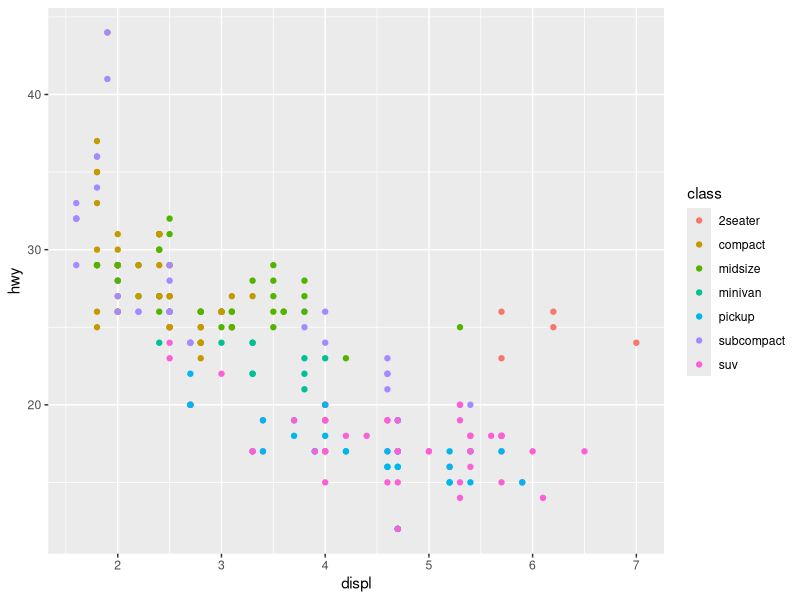
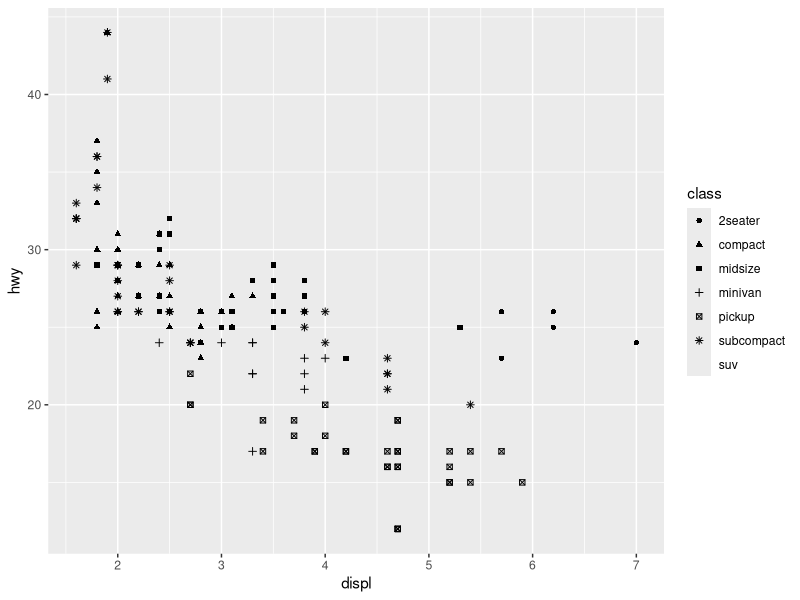
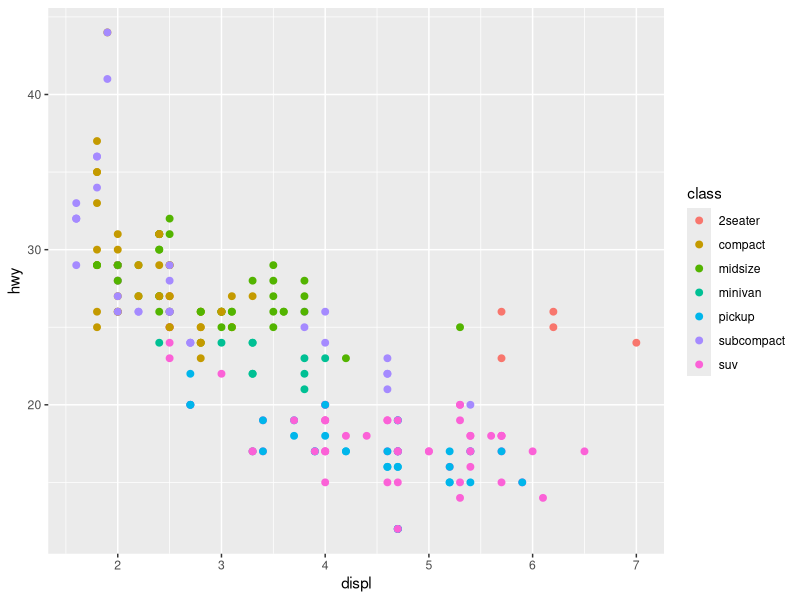
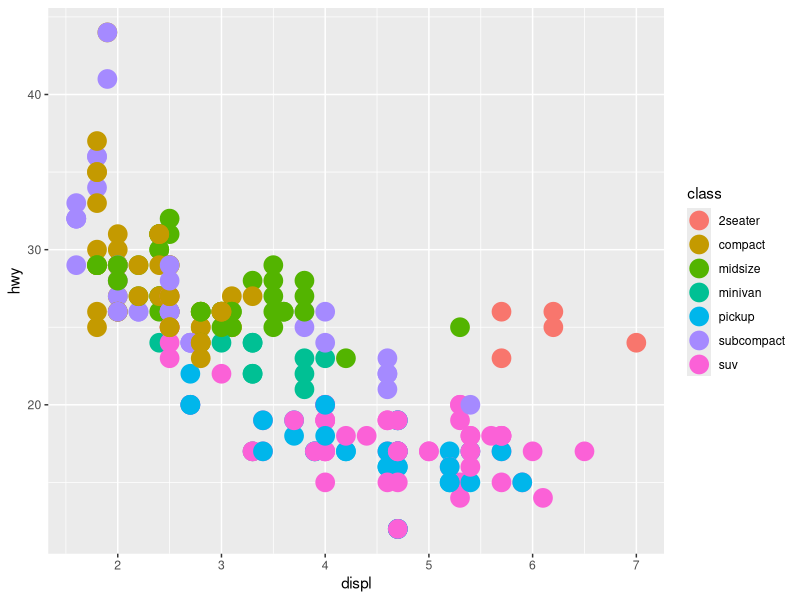
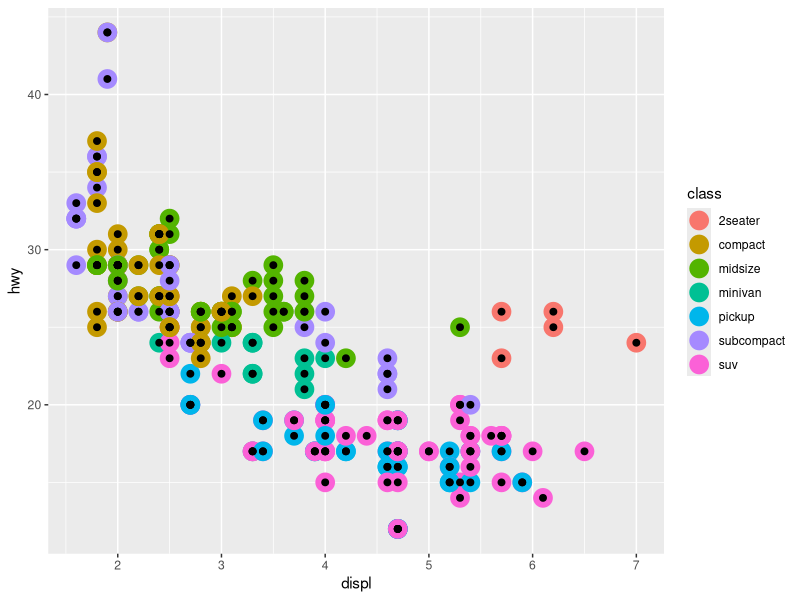
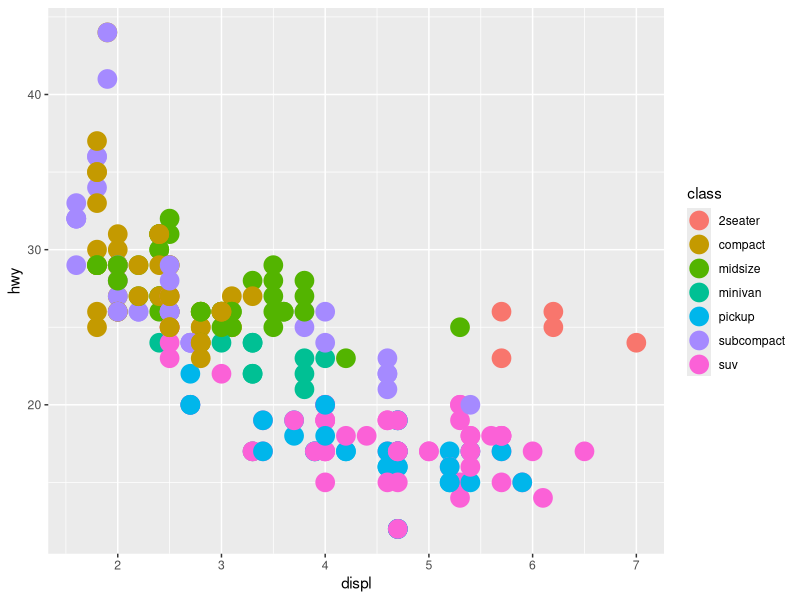
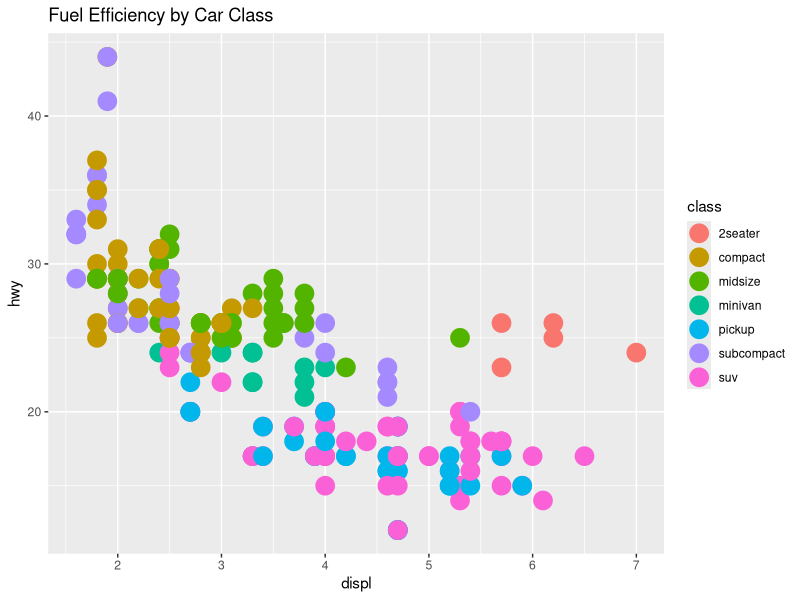
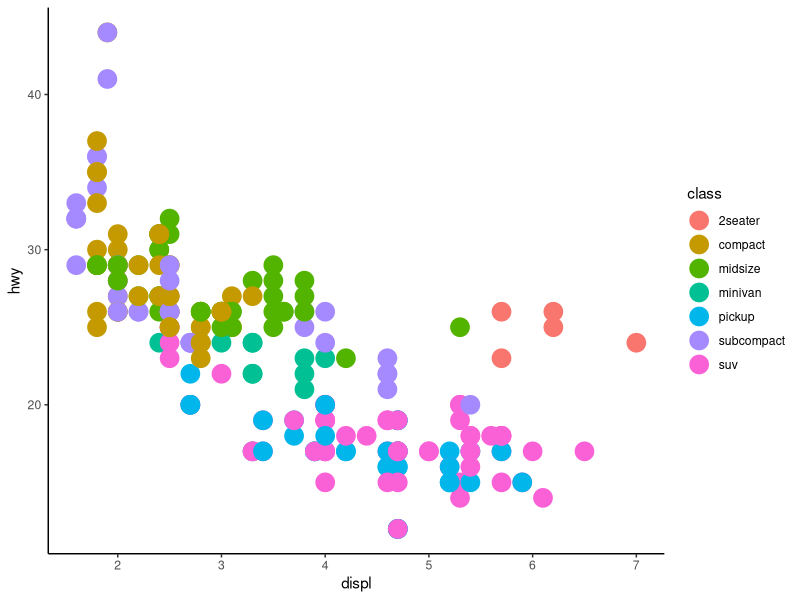

Here is the R script that generated these plots, in order:
## ---- chunk 1
library(tidyverse)                # for ggplot2 and mpg
library(patchwork)                # for combining plots
library(scales)                   # for axis formatting
## ---- chunk 2
?mpg
names(mpg)
## ---- chunk 3
# Mapping class to color works well
ggplot(mpg, aes(x = displ, y = hwy, color = class)) +
  geom_point()
## ---- chunk 4
# Mapping class to shape produces warnings
ggplot(mpg, aes(x = displ, y = hwy, shape = class)) +
  geom_point()
## ---- chunk 5
# Create a saved plot
p1 <- ggplot(mpg, aes(x = displ, y = hwy, color = class)) + 
  geom_point(size = 2)

p1  # p1
## ---- chunk 6

p2 = p1 + geom_point(size = 6)

p2
## ---- chunk 7
p3 = p2+ geom_point(size = 2, color = "black") # "Wait... now I see BOTH layers! Small points on top of the original size!"

p3
## ---- chunk 8
p1 <- ggplot(mpg, aes(x = displ, y = hwy, color = class)) +
  geom_point(size = 6)

p1
## ---- chunk 9
# Change the labels
p1 + labs(title = "Fuel Efficiency by Car Class")

# Change the theme  
p1 + theme_classic()
## ---- chunk 10
# Save plots to variables
p1 <- ggplot(mpg, aes(x = displ, y = hwy, color = class)) +
  geom_point()

p2 <- ggplot(mpg, aes(x = displ, y = hwy, shape = class)) +
  geom_point()

# Combine side-by-side with +
p1 + p2
## ---- chunk 11
# Stack plots vertically
p1 / p2
## ---- chunk 12
# class mapped to size
ggplot(mpg, aes(x = displ, y = hwy, size = class)) +
  geom_point() 
## ---- chunk 13
# class mapped to alpha
ggplot(mpg, aes(x = displ, y = hwy, alpha = class)) +
  geom_point() 
## ---- chunk 14
ggplot(mpg, aes(x = displ, y = hwy)) + 
  geom_point(color = "blue") 
## ---- chunk 15
# color varies by class (class is a column in mpg)
ggplot(mpg, aes(x = displ, y = hwy, color = class)) +
  geom_point()
## ---- chunk 16
# all points are pink
ggplot(mpg, aes(x = displ, y = hwy)) +
  geom_point(color = "pink", size = 3)
## ---- chunk 17
# ✅ This works!
ggplot(mpg, aes(x = displ, y = hwy)) +
  geom_point(color = "blue")
## ---- chunk 18
ggplot(mpg, aes(x = displ, y = hwy)) + geom_point()
## ---- chunk 19
# Scatterplot
ggplot(mpg, aes(x = displ, y = hwy)) +  
  geom_point() 
## ---- chunk 20
# Smooth line
ggplot(mpg, aes(x = displ, y = hwy)) + 
  geom_smooth()
## ---- chunk 21
# Shape doesn't work with geom_smooth - no legend appears
ggplot(mpg, aes(x = displ, y = hwy, shape = drv)) + 
  geom_smooth()
## ---- chunk 22
# Linetype DOES work with geom_smooth
ggplot(mpg, aes(x = displ, y = hwy, linetype = drv)) + 
  geom_smooth()
## ---- chunk 23
ggplot(mpg, aes(x = displ, y = hwy, color = drv)) +
  geom_point() + 
  geom_smooth(aes(linetype = drv))
## ---- chunk 24
ggplot(mpg, aes(x = displ, y = hwy)) +
  geom_point() +
  geom_point(
   data  = mpg |> filter(class == '2seater'),
    color = "red",
    size = 3
  )
## ---- chunk 25
# Histogram shows distribution
ggplot(mpg, aes(x = hwy)) + 
  geom_histogram(binwidth = 2)
## ---- chunk 26
# Density plot shows smooth distribution
ggplot(mpg, aes(x = hwy)) + 
  geom_density()
## ---- chunk 27
# Boxplot shows summary statistics and outliers
ggplot(mpg, aes(x = hwy)) + 
  geom_boxplot()
## ---- chunk 28
# Compare these two plots
# Points overlap - hard to see how many there are
ggplot(mpg, aes(x = class, y = hwy)) +
  geom_point()

# Jittered points - easier to see individual observations
ggplot(mpg, aes(x = class, y = hwy)) +
  geom_jitter(width = 0.2)
## ---- chunk 29
 # Jittered points - easier to see individual observations
ggplot(mpg, aes(x = class, y = hwy)) +
  geom_boxplot(outlier.shape = NA) +  # Don't show outliers (we have jittered points)
  geom_jitter(aes(color = class), width = 0.2)
## ---- chunk 30

ggplot(mpg, aes(x = class, y = hwy,color=class)) +
  geom_jitter(width = 0.2)+geom_boxplot(aes(color=class))


## ---- chunk 31
ggplot(mpg, aes(x = displ, y = hwy)) +
  geom_smooth(aes(color = drv), show.legend = FALSE)
## ---- chunk 32
ggplot(mpg, aes(x = displ, y = hwy)) +
  geom_point() +
  geom_smooth()

## ---- chunk 33

ggplot() +
  geom_point(data = mpg, mapping = aes(x = displ, y = hwy)) +
  geom_smooth(data = mpg, mapping = aes(x = displ, y = hwy))
## ---- chunk 34
# Instead of trying to use 7 different colors for class...
ggplot(mpg, aes(x = displ, y = hwy)) +
  geom_point() +
  facet_wrap(~ class, nrow = 2)
## ---- chunk 35
ggplot(mpg, aes(x = displ, y = hwy, color = drv)) +
geom_point() +
facet_grid(drv ~ cyl)

## ---- chunk 36

ggplot(mpg, aes(x = displ, y = hwy, color = drv)) +
geom_point() +
facet_grid(drv ~ cyl,scales="free_y")


## ---- chunk 37
ggplot(mpg, aes(x = drv, y = cyl)) + 
  geom_point()
## ---- chunk 38
ggplot(mpg, aes(x = drv, y = cyl)) + 
  geom_point()
## ---- chunk 39

ggplot(mpg, aes(x = displ, y = hwy)) +
  geom_point() +
  facet_grid(. ~ cyl)
## ---- chunk 40
ggplot(mpg, aes(x = displ, y = hwy, color = cyl)) +
  geom_point() +
  facet_grid(. ~ cyl)
## ---- chunk 41
ggplot(mpg, aes(x = displ, y = hwy)) +
  geom_point() +
  facet_wrap(~ class)
## ---- chunk 42
# Fill colors the inside of the bars
ggplot(mpg, aes(x = drv, fill = drv)) + 
  geom_bar()
## ---- chunk 43
# Stacked bars (default)
ggplot(mpg, aes(x = drv, fill = class)) + 
  geom_bar()
## ---- chunk 44
# All bars go to 100%
ggplot(mpg, aes(x = drv, fill = class)) +
  geom_bar(position = "fill")
## ---- chunk 45
# Side-by-side bars
ggplot(mpg, aes(x = drv, fill = class)) +
  geom_bar(position = "dodge")
